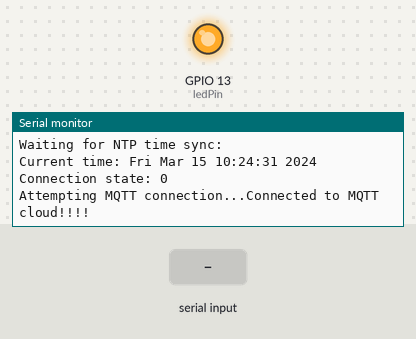
Recording of a sketch running on a simulated ESP8266 (NodeMCU). Shown: output pins drawn as LEDs (lit = HIGH), the last lines printed to the serial monitor. The inputs (shaded band) are chosen by the test bench. WiFi joins after 1.5 s; servers stay silent unless stated; the local clock reads 2024-03-15 10:24:30 at power-on unless the sketch sets it; no MQTT or app messages arrive unless stated.

Above: at 2.7 s.
2.8 s: "90,45,200\n" received over Serial
At 3.9 s:
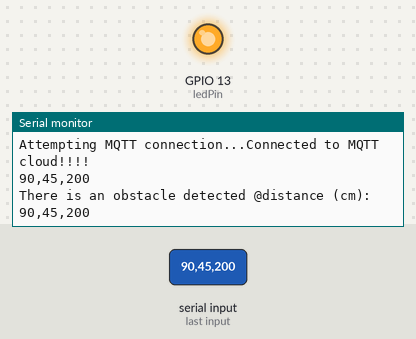
4.5 s: "90,45\n" received over Serial
At 5.1 s:
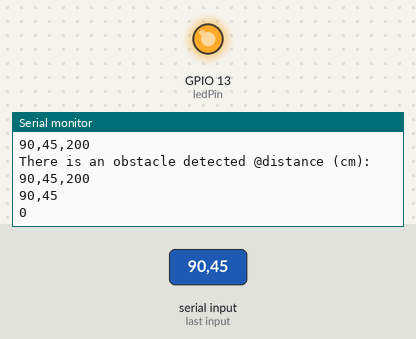
6.0 s: "30,150\n" received over Serial
At 7.5 s:
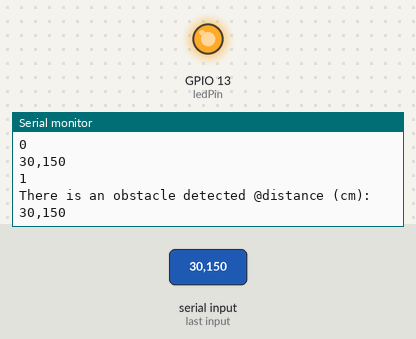

The sketch:

nodemcu_8266.ino
```cpp
#include<ESP8266WiFi.h>
#include<SoftwareSerial.h>
#include <PubSubClient.h>
#include <time.h>
#include <TZ.h>
#include <FS.h>
#include <LittleFS.h>
#include <stdlib.h>
#include <CertStoreBearSSL.h>
#define MSG_BUFFER_SIZE	(100)

char *remoteValues[2];
int previous=0;
int counter=0;
int publishFlag=0;

BearSSL::WiFiClientSecure espClient;
PubSubClient client(espClient);
unsigned long lastMsg = 0;
char msg[MSG_BUFFER_SIZE];
int value = 0;
int retryCounter =0;
//SoftwareSerial dataSerial(D9, D10);  // Rx and Tx pins
//WiFi----------------------------------
const char* ssid="DebS1";
const char* pwd="Baku1234";
//MQTT-----------------------------------
const char* mqtt_server ="6aae6a3e4d20489eab946259ec102e0f.s1.eu.hivemq.cloud";

//BearSSL::CertStore certStore;

static const char ca_cert[] PROGMEM = R"EOF(
-----BEGIN CERTIFICATE-----
MIIFazCCA1OgAwIBAgIRAIIQz7DSQONZRGPgu2OCiwAwDQYJKoZIhvcNAQELBQAw
TzELMAkGA1UEBhMCVVMxKTAnBgNVBAoTIEludGVybmV0IFNlY3VyaXR5IFJlc2Vh
cmNoIEdyb3VwMRUwEwYDVQQDEwxJU1JHIFJvb3QgWDEwHhcNMTUwNjA0MTEwNDM4
WhcNMzUwNjA0MTEwNDM4WjBPMQswCQYDVQQGEwJVUzEpMCcGA1UEChMgSW50ZXJu
ZXQgU2VjdXJpdHkgUmVzZWFyY2ggR3JvdXAxFTATBgNVBAMTDElTUkcgUm9vdCBY
MTCCAiIwDQYJKoZIhvcNAQEBBQADggIPADCCAgoCggIBAK3oJHP0FDfzm54rVygc
h77ct984kIxuPOZXoHj3dcKi/vVqbvYATyjb3miGbESTtrFj/RQSa78f0uoxmyF+
0TM8ukj13Xnfs7j/EvEhmkvBioZxaUpmZmyPfjxwv60pIgbz5MDmgK7iS4+3mX6U
A5/TR5d8mUgjU+g4rk8Kb4Mu0UlXjIB0ttov0DiNewNwIRt18jA8+o+u3dpjq+sW
T8KOEUt+zwvo/7V3LvSye0rgTBIlDHCNAymg4VMk7BPZ7hm/ELNKjD+Jo2FR3qyH
B5T0Y3HsLuJvW5iB4YlcNHlsdu87kGJ55tukmi8mxdAQ4Q7e2RCOFvu396j3x+UC
B5iPNgiV5+I3lg02dZ77DnKxHZu8A/lJBdiB3QW0KtZB6awBdpUKD9jf1b0SHzUv
KBds0pjBqAlkd25HN7rOrFleaJ1/ctaJxQZBKT5ZPt0m9STJEadao0xAH0ahmbWn
OlFuhjuefXKnEgV4We0+UXgVCwOPjdAvBbI+e0ocS3MFEvzG6uBQE3xDk3SzynTn
jh8BCNAw1FtxNrQHusEwMFxIt4I7mKZ9YIqioymCzLq9gwQbooMDQaHWBfEbwrbw
qHyGO0aoSCqI3Haadr8faqU9GY/rOPNk3sgrDQoo//fb4hVC1CLQJ13hef4Y53CI
rU7m2Ys6xt0nUW7/vGT1M0NPAgMBAAGjQjBAMA4GA1UdDwEB/wQEAwIBBjAPBgNV
HRMBAf8EBTADAQH/MB0GA1UdDgQWBBR5tFnme7bl5AFzgAiIyBpY9umbbjANBgkq
hkiG9w0BAQsFAAOCAgEAVR9YqbyyqFDQDLHYGmkgJykIrGF1XIpu+ILlaS/V9lZL
ubhzEFnTIZd+50xx+7LSYK05qAvqFyFWhfFQDlnrzuBZ6brJFe+GnY+EgPbk6ZGQ
3BebYhtF8GaV0nxvwuo77x/Py9auJ/GpsMiu/X1+mvoiBOv/2X/qkSsisRcOj/KK
NFtY2PwByVS5uCbMiogziUwthDyC3+6WVwW6LLv3xLfHTjuCvjHIInNzktHCgKQ5
ORAzI4JMPJ+GslWYHb4phowim57iaztXOoJwTdwJx4nLCgdNbOhdjsnvzqvHu7Ur
TkXWStAmzOVyyghqpZXjFaH3pO3JLF+l+/+sKAIuvtd7u+Nxe5AW0wdeRlN8NwdC
jNPElpzVmbUq4JUagEiuTDkHzsxHpFKVK7q4+63SM1N95R1NbdWhscdCb+ZAJzVc
oyi3B43njTOQ5yOf+1CceWxG1bQVs5ZufpsMljq4Ui0/1lvh+wjChP4kqKOJ2qxq
4RgqsahDYVvTH9w7jXbyLeiNdd8XM2w9U/t7y0Ff/9yi0GE44Za4rF2LN9d11TPA
mRGunUHBcnWEvgJBQl9nJEiU0Zsnvgc/ubhPgXRR4Xq37Z0j4r7g1SgEEzwxA57d
emyPxgcYxn/eR44/KJ4EBs+lVDR3veyJm+kXQ99b21/+jh5Xos1AnX5iItreGCc=
-----END CERTIFICATE-----
)EOF";

int ledPin=13;
void setup() {
  pinMode(ledPin, OUTPUT);
  digitalWrite(ledPin, LOW);
  Serial.begin(115200);
  connectToWiFi();
  setClock();
  BearSSL::X509List *serverTrustedCA = new BearSSL::X509List(ca_cert);
  espClient.setTrustAnchors(serverTrustedCA);
  //dataSerial.begin(115200); // Same baud rate as aurdino

  client.setServer(mqtt_server, 8883);

}

void loop() {
  // put your main code here, to run repeatedly:
    //String msg = dataSerial.readStringUntil('\r');
    delay(500);
    if (!client.connected()) {
              Serial.print("Connection state: ");
              Serial.println(client.connected());
              reconnect();
           }

    char buffer[100]="";
    char msg[80] = "There is an obstacle detected @distance (cm): ";
    if(Serial.available()>0)
    {
      //char data = Serial.read();
      Serial.readBytesUntil('\n', buffer, 100);
      Serial.println(buffer);
      //delay(1000);

      if(counter==1)
      {

        remoteValues[counter]= buffer;
         publishFlag = (atoi(remoteValues[counter])==previous) ? 0 : 1;
         previous = atoi(remoteValues[counter]);
         Serial.println(publishFlag);
         if(publishFlag==1)
         {

           concatenateStrings(msg, remoteValues[counter]);

           Serial.println(msg);

           client.publish("test/baku/mytopic", msg);
           msg[0]='\0';
         }

      }
      if(counter==0)
      {

       remoteValues[counter]= buffer;
       previous = atoi(remoteValues[counter]);
       concatenateStrings(msg, remoteValues[counter]);

       Serial.println(msg);
       msg[0]='\0';
       counter++;
      }

    }


}

void connectToWiFi()
{
   Serial.println();
   Serial.print("WiFi connecting to ");
   Serial.println(ssid);
   WiFi.begin(ssid, pwd);
   Serial.println();
   Serial.print("Connecting...");

   while(WiFi.status()!= WL_CONNECTED )
   {
    delay(500);
    Serial.print(".");
   }
   digitalWrite(ledPin, HIGH);
   Serial.println();

   Serial.println("WiFi connected successfully!!");
   Serial.print("NodeMCU IP Address: ");
   Serial.println(WiFi.localIP());
}

void reconnect() {
  // Loop until we're reconnected
  while (!client.connected()) {
    Serial.print("Attempting MQTT connection...");
    // Create a random client ID
    String clientId = "ESP8266Client - MyClient";
    // Attempt to connect
    if (client.connect(clientId.c_str(), "debarshi", "Baku1234.")) {
      Serial.println("Connected to MQTT cloud!!!!");
      // Once connected, publish an announcement...
      //client.publish("test/baku/mytopic", "hello");
      // ... and resubscribe
      //client.subscribe("test/baku/mytopic");
    } else {

      Serial.print("failed, rc=");
      Serial.print(client.state());
      //espClient.getLastSSLError(err_buf, sizeof(err_buf));
      //Serial.print("Error: ");
      //Serial.println(err_buf);
      Serial.println(" try again in 5 seconds");
      // Wait 5 seconds before retrying
      delay(30000);
      retryCounter++;
      if(retryCounter>3)
      break;
    }
  }
}

void setClock()
{
  configTime(TZ_Asia_Kolkata, "in.pool.ntp.org", "time.nist.gov");

  Serial.print("Waiting for NTP time sync: ");
  time_t now = time(nullptr);
  while (now < 8 * 3600 * 2) {
    delay(500);
    Serial.print(".");
    now = time(nullptr);
  }
  Serial.println("");
  struct tm timeinfo;
  gmtime_r(&now, &timeinfo);
  Serial.print("Current time: ");
  Serial.print(asctime(&timeinfo));
}

void concatenateStrings(char* str1, char* str2)
{
    // Navigate to the end of the first string
    while (*str1) {
        ++str1;
    }

    // Copy characters of the second string to the end of
    // the first string
    while (*str2) {
        *str1++ = *str2++;
    }

    // Add the null-terminating character
    *str1 = '\0';
}
```

Measured:
- after the input at 2.8 s, the serial monitor: prints a new line after 0.26 s (image 1)
- after the input at 4.5 s, the serial monitor: prints a new line after 0.06 s (image 2)
- after the input at 6.0 s, the serial monitor: prints a new line after 0.06 s (image 3)
